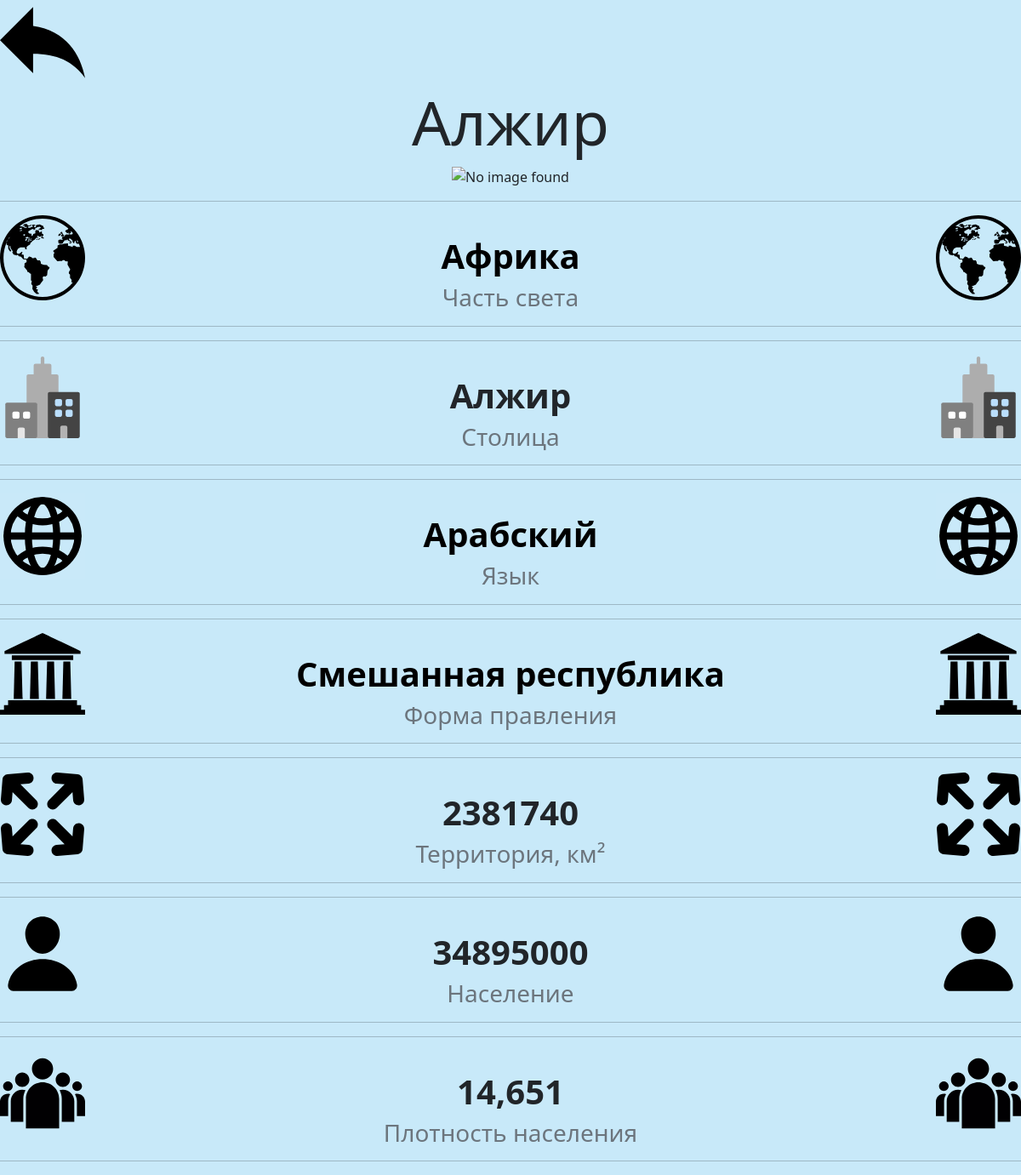
/Алжир, run on the app's committed database.
### data/country.py (models this page shows)
class Country(SqlAlchemyBase):
    __tablename__ = 'info'
    id = sqlalchemy.Column(sqlalchemy.Integer, primary_key=True, autoincrement=True)
    name = sqlalchemy.Column(sqlalchemy.String, nullable=True)
    capital = sqlalchemy.Column(sqlalchemy.String, nullable=True)
    language = sqlalchemy.Column(sqlalchemy.String, nullable=True)
    form_government = sqlalchemy.Column(sqlalchemy.String, nullable=True)
    territory = sqlalchemy.Column(sqlalchemy.Integer, nullable=True)
    population = sqlalchemy.Column(sqlalchemy.Integer, nullable=True)
    density = sqlalchemy.Column(sqlalchemy.Float, nullable=True)
    flag = sqlalchemy.Column(sqlalchemy.String, nullable=True)
    parts_of_world = sqlalchemy.Column(sqlalchemy.String, nullable=True)

### main.py (the view)
@app.route('/<string:name>')
def certain_country(name):
    if name == 'favicon.ico':
        return
    reset_data()
    country = session.query(Country).filter(Country.name == name).first()
    return render_template('country.html', data=country)

### main.py (called while the page is built)
def reset_data():
    global score_quiz, win_score_quiz, progress_on_quiz, wrong_options, correct_options
    score_quiz = 0
    win_score_quiz = 0
    progress_on_quiz = progress_on_quiz_copy.copy()
    wrong_options = []
    correct_options = []

### templates/country.html (shortened to what this page needs)
<!DOCTYPE html>
<html lang="en" xmlns="http://www.w3.org/1999/html">
<head>
    <link href="https://cdn.jsdelivr.net/npm/bootstrap@5.1.3/dist/css/bootstrap.min.css"
          rel="stylesheet"
>
</head>
<body>
    <div>
        <a href="/">
            <img src="static\img\pictures\arrow.svg" alt="Not found" width="100px">
        </a>
        <center>
            <h1 class="display-2">{{ data.name }}</h1>
            <img src={{data.flag}} alt="No image found" width="700" height="350">
        </center>
    </div>
    <hr>
    <a href="/sorting/{{ data.parts_of_world }}" style="text-decoration: none; ">
        <img src="static\img\pictures\earth.svg" class="img-fluid" alt="Not found" align="left" width="100">
        <img src="static\img\pictures\earth.svg" class="img-fluid" alt="Not found" align="right" width="100"><br>
        <center><h1 class="fw-bolder" style="color: black;">{{ data.parts_of_world }}</h1><h3 class="text-muted">Часть света</h3></center>
    </a>
    <hr>
    <hr>
    <img src="static\img\pictures\capital.svg" class="img-fluid" alt="Not found" align="left" width="100">
    <img src="static\img\pictures\capital.svg" class="img-fluid" alt="Not found" align="right" width="100"><br>
    <center><h1 class="fw-bolder">{{ data.capital }}</h1><h3 class="text-muted">Столица</h3></center>
    <hr>
    <hr>
    <a href="/sorting/{{ data.language }}" style="text-decoration: none; ">
        <img src="static\img\pictures\language.svg" class="img-fluid" alt="Not found" align="left" width="100">
        <img src="static\img\pictures\language.svg" class="img-fluid" alt="Not found" align="right" width="100"><br>
        <center><h1 class="fw-bolder" style="color: black;">{{ data.language }}</h1><h3 class="text-muted">Язык</h3></center>
    </a>
    <hr>
    <hr>
    <a href="/sorting/{{ data.form_government }}" style="text-decoration: none; ">
        <img src="static\img\pictures\management.svg" class="img-fluid" alt="Not found" align="left" width="100">
        <img src="static\img\pictures\management.svg" class="img-fluid" alt="Not found" align="right" width="100"><br>
        <center><h1 class="fw-bolder" style="color: black;">{{ data.form_government }}</h1><h3 class="text-muted">Форма правления</h3></center>
    </a>
    <hr>
    <hr>
    <img src="static\img\pictures\territory.svg" class="img-fluid" alt="Not found" align="left" width="100">
    <img src="static\img\pictures\territory.svg" class="img-fluid" alt="Not found" align="right" width="100"><br>
    <center><h1 class="fw-bolder">{{ data.territory }}</h1><h3 class="text-muted">Территория, км²</h3></center>
    <hr>
    <hr>
    <img src="static\img\pictures\population.svg" class="img-fluid" alt="Not found" align="left" width="100">
    <img src="static\img\pictures\population.svg" class="img-fluid" alt="Not found" align="right" width="100"><br>
    <center><h1 class="fw-bolder">{{ data.population }}</h1><h3 class="text-muted">Население</h3></center>
    <hr>
    <hr>
    <img src="static\img\pictures\density.svg" class="img-fluid" alt="Not found" align="left" width="100">
    <img src="static\img\pictures\density.svg" class="img-fluid" alt="Not found" align="right" width="100"><br>
    <center><h1 class="fw-bolder">{{ data.density }}</h1><h3 class="text-muted">Плотность населения</h3></center>
    <hr>
</body>
</html>

### templates/country.html (style rules this page uses)
body { background: #c8e9f9; }

### data on the page
Country: name "Алжир", parts_of_world "Африка", capital "Алжир", language "Арабский", form_government "Смешанная республика", territory "2381740", population "34895000", density "14,651"
